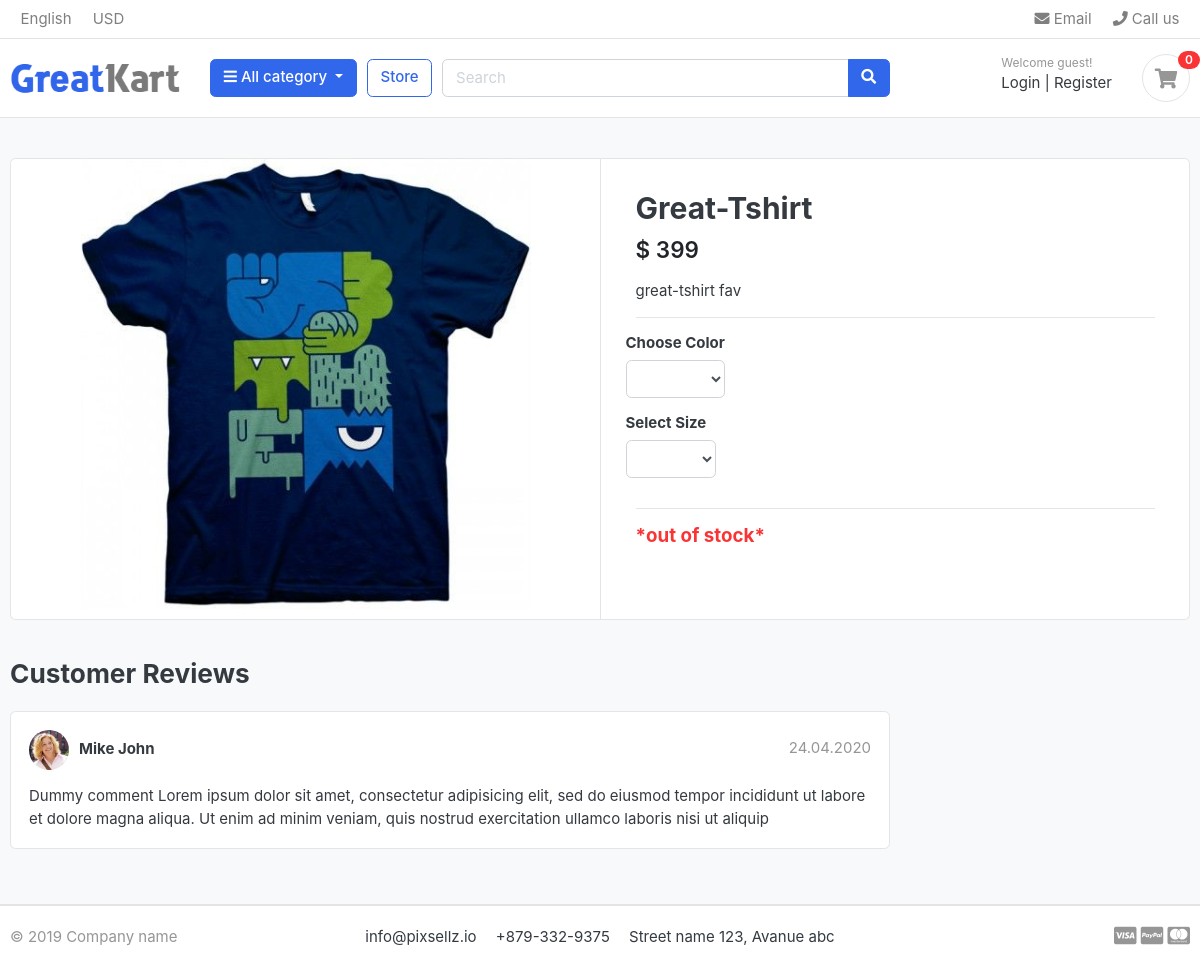
Page /store/category/t-shirts/great-tshirt/ on the committed database.
### store/models.py (models this page shows, shortened)
class product (models.Model):
    product_name=models.CharField(max_length=200,unique=True)
    slug=models.SlugField(max_length=200,unique=True)
    description=models.TextField(max_length=500,blank=True)
    price=models.IntegerField()
    images=models.ImageField(upload_to='photos/products')
    stocks=models.IntegerField()
    is_available=models.BooleanField(default=True)
    category=models.ForeignKey(Category,on_delete=models.CASCADE)
    created_date=models.DateTimeField(auto_now_add=True)
    modified_date=models.DateTimeField(auto_now_add=True)

### store/views.py (the view)
# urls.py: path('category/<slug:category_slug>/<slug:product_slug>/', views.product_detail, name= 'product_detail'),
def product_detail(request,category_slug,product_slug):
    try:
        single_product=product.objects.get(category__slug=category_slug, slug=product_slug)
        incart=cartItem.objects.filter(cart__cart_id=_cart_id(request), product=single_product).exists()
    except Exception as e :
        raise e
    context={'single_product':single_product, 'incart':incart}
    return render(request,'store/product_detail.html',context)

### carts/context_processors.py (called while the page is built)
def cart_count(request):
    cart_counts=0
    if 'admin' in request.path:
        return {}
    else:
        try:
            Cart=cart.objects.get(cart_id=_cart_id(request))
            cart_items= cartItem.objects.all().filter(cart=Cart)
            for cart_item in cart_items :
                cart_counts += cart_item.quantity
        except cart.DoesNotExist:
            cart_counts=0
    return dict(cart_counts=cart_counts)

### carts/views.py (called while the page is built)
def _cart_id(request):
    session_id = request.session.session_key
    if not session_id:
        session_id = request.session.create()
    return session_id

### category/context_processors.py (called while the page is built)
def menu_links (request):
    links=Category.objects.all()
    return dict (links=links)

### category/models.py (called while the page is built)
    def get_url(self):
        return reverse ( 'products_by_category', args=[self.slug])

### store/models.py (called while the page is built)
    def colors(self):
        return super(VariationManager,self).filter(variation_category='color', is_active=  True)

    def sizes(self):
        return super(VariationManager,self).filter(variation_category='size', is_active=True)

### templates/store/product_detail.html (shortened to what this page needs)
{% extends "base.html" %}
{% block content %}
<section class="section-content padding-y bg">
    <div class="container">
    <div class="card">
        <div class="row no-gutters">
            <aside class="col-md-6">
    <article class="gallery-wrap">
        <div class="img-big-wrap">
           <a href="#"><img src={{single_product.images.url}}></a>
        </div>
    </article>
            </aside>
            <main class="col-md-6 border-left">
  <form action="{% url 'add-cart' single_product.id %}" method="POST">
    <article class="content-body">
    <h2 class="title">{{single_product.product_name}}</h2>
    <div class="mb-3">
        <var class="price h4">$ {{single_product.price}}</var>
    </div>
    <p>{{single_product.description}}</p>
    <hr>
        <div class="row">
            <div class="item-option-select">
                <h6>Choose Color</h6>
                <select name="color" class="form-control" required>
                </select>
            </div>
        </div>
        <div class="row">
            <div class="item-option-select">
                <h6>Select Size</h6>
                <select name="size" class="form-control">
                </select>
            </div>
        </div>
        <hr>
        {% if single_product.stocks <= 0 %}
        <h5 class='text-danger'>*out of stock*</h5>
        {% else %}
        <button class="btn btn-primary" type="submit"> Add to cart</button>
        {% endif %}
    </article>
  </form>
            </main>
        </div>
    </div>
    <br>
    <div class="row">
                <div class="col-md-9">
        <header class="section-heading">
            <h3>Customer Reviews </h3>
        </header>
        <article class="box mb-3">
            <div class="icontext w-100">
                <img src="./images/avatars/avatar1.jpg" class="img-xs icon rounded-circle">
                <div class="text">
                    <span class="date text-muted float-md-right">24.04.2020 </span>
                    <h6 class="mb-1">Mike John </h6>
                </div>
            </div>
            <div class="mt-3">
                <p>
                    Dummy comment Lorem ipsum dolor sit amet, consectetur adipisicing elit, sed do eiusmod
                    tempor incididunt ut labore et dolore magna aliqua. Ut enim ad minim veniam,
                    quis nostrud exercitation ullamco laboris nisi ut aliquip
                </p>
            </div>
        </article>
        </div>
    </div>
    </div>
    </section>
{% endblock %}

### static/css/ui.css (style rules this page uses)
html { font-family: "Inter", sans-serif; font-size: 15px; }
.content-body { flex: 1 1 auto; padding: 2rem 2.3rem; }
.img-xs, .img-sm, .img-md, .img-lg { -o-object-fit: cover; object-fit: cover; flex-shrink: 0; flex-grow: 0; }
.img-xs { width: 40px; height: 40px; }
.padding-y { padding-top: 40px; padding-bottom: 40px; }
var { font-style: normal; }
article:after, .form-group:after { display: block; clear: both; content: ""; }
.bg { background-color: #f8f9fa; }
.section-heading { margin-bottom: 20px; margin-top: 15px; }
p:last-child { margin-bottom: 0; }
.icontext { display: inline-flex; align-items: center; vertical-align: middle; }
.icontext .text { width: 100%; line-height: 1.2; }
.icontext .icon { position: relative; margin-right: 10px; flex-shrink: 0; flex-grow: 0; }
.price { font-weight: 600; color: #212529; }
.box { padding: 18px; background: #fff; border-radius: 0.37rem; border: 1px solid #e4e4e4; }
.box img { max-width: 100%; }
.gallery-wrap .img-big-wrap { margin-bottom: 10px; border-radius: 0.37rem; overflow: hidden; background-color: #fff; }
.gallery-wrap .img-big-wrap a { text-align: center; display: block; }
.gallery-wrap .img-big-wrap img { height: 450px; width: auto; display: inline-block; }
.item-option-select { margin-bottom: 1rem; display: inline-block; margin-right: 15px; }

### rows in the picture
product: images (picture), product_name "Great-Tshirt", price "399", description "great-tshirt fav"

### other values in the picture
{{ cart_counts }} "0"
